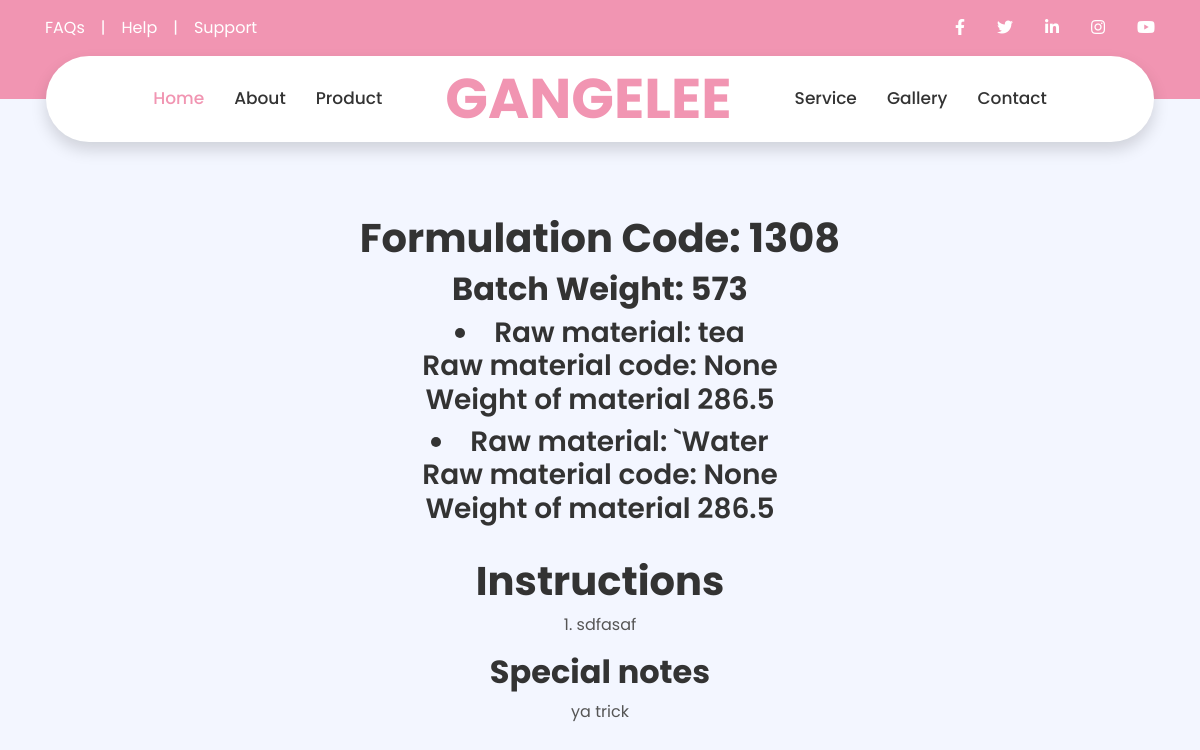
The page /Formulation/9bdd9b46-bae2-47ad-b421-5ad77a6c3335/ on the database as committed earlier.
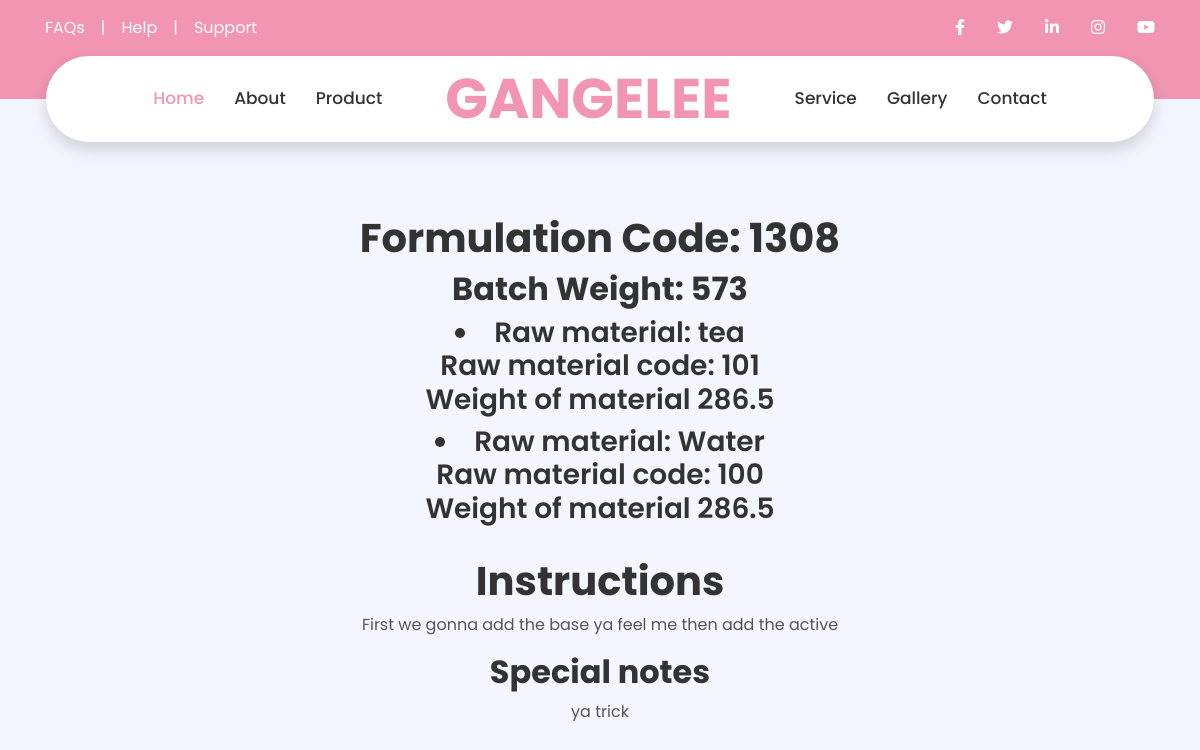
The same page on the database as committed later.
### formulator/models.py (models this page shows, shortened)
class Raw_Materials(models.Model):
    Name = models.CharField(max_length=200)
    Purpose = models.CharField(max_length=200)
    Code = models.IntegerField(max_length=20, unique=True, blank=True,null=True)
    id = models.UUIDField(default=uuid.uuid4, unique=True,primary_key=True,editable=False)

class Instruction(models.Model):
    instructions = models.CharField(max_length=200)
    special_notes = models.CharField(max_length=200)
    formulation_field =  models.OneToOneField(
        Formulation,
        on_delete=models.CASCADE
    )
    id = models.UUIDField(default=uuid.uuid4, unique=True,primary_key=True,editable=False)

### formulator/views.py (the view)
# urls.py: path('Formulation/<str:pk>/',views.FormulationInformation ,name='formulationpage'),
def FormulationInformation(request, pk):
    FormulationObject = Formulation.objects.get(id=pk)
    test = 100
    Raw_Materials = FormulationObject.Raw_Materials.all()
    InstructionObj = Instruction.objects.filter(formulation_field=FormulationObject)
    context = {'formulation':FormulationObject, 'Instructions':InstructionObj, 'test':test}
    return render(request, 'Formulator/FormulationInformation.html',context)

### formulator/models.py (called while the page is built)
    def actual_weight(self):
        return (float(0.01) * float(self.percentage_weight)) * float(self.Total_Formation_Weight)

### formulator/templates/Formulator/FormulationInformation.html (shortened to what this page needs)
{% extends 'main.html' %}
{% load static %}
     {% block content %}
     <br><br><br>
{% load mathfilters %}
<Center>
<H1>Formulation Code: {{formulation.Code}}</H1>
<H2>Batch Weight: {{formulation.Total_Formation_Weight}}</H2>
{% for i in formulation.Raw_Materials.all %}
<h3><li>Raw material: {{i.Name}} <br>
     Raw material code: {{i.Code}} <br>
     Weight of material {{formulation.actual_weight}}
</li></h3>
{% endfor %}
<br>
<h1>Instructions</h1>
{% for i in Instructions %}
<p>{{i.instructions}}</p>
<h2>Special notes</h2>
<p>{{i.special_notes}}</p>
{% endfor %}
</Center>
{% endblock content %}

Rows that differ between the two databases and show on the page:
changed Raw_Materials "tea": Code "None" → "101"
changed Raw_Materials: Name "`Water" → "Water"; Code "None" → "100"
changed Instruction "ya trick": instructions "1. sdfasaf" → "First we gonna add the base ya feel me then add the active"
